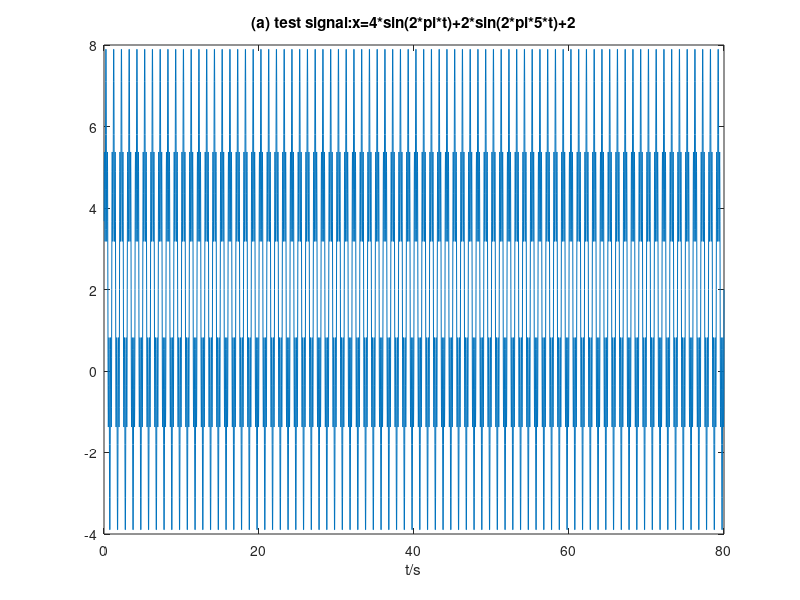
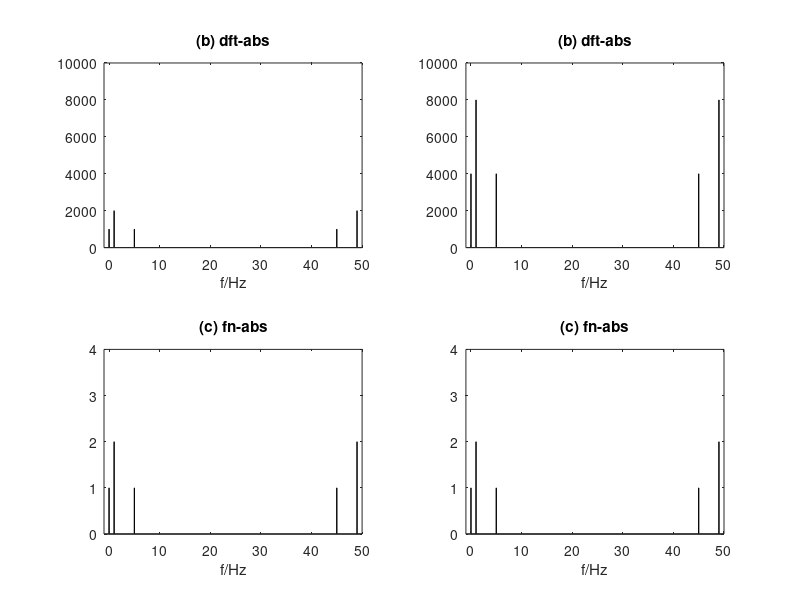
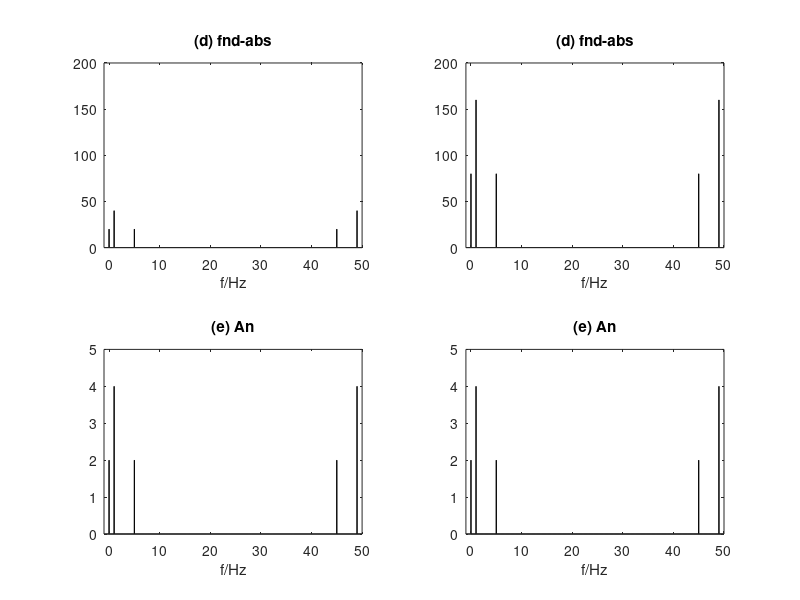
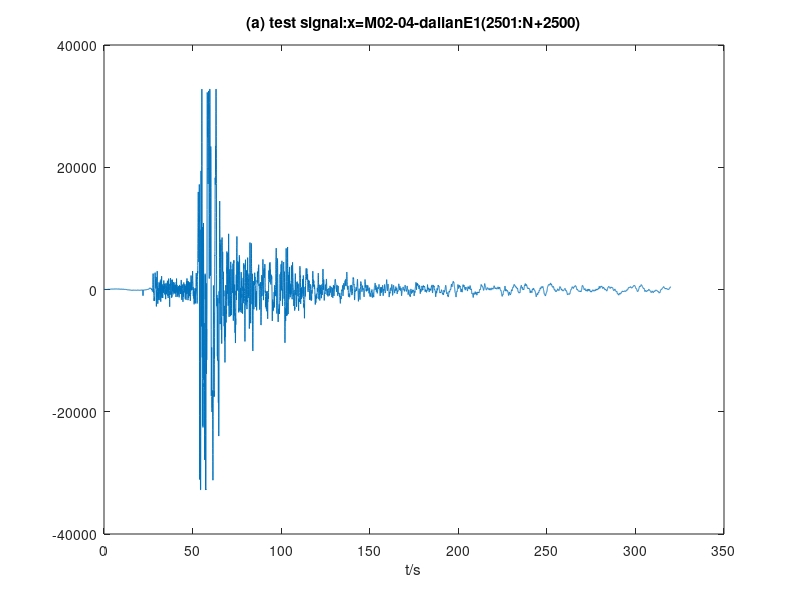

The MATLAB script that drew these images, in order:
%M02_06_fft_abs.m计算时间序列的DFT绝对值、
%按时间窗归一化的傅里叶谱振幅绝对值、
%傅里叶振幅谱密度绝对值
%傅里叶谱的真振幅
%第一类信号：持续的周期信号
%x(t)=3*sin(2*pi*t)+1.5*sin(2*pi*5*t)+2
%dt=0.01s,N=1024,t=dt*(1:N)
clearvars
dt=0.02;
N=1000;
t=dt*(1:N);
df=1/(N*dt);
f=df*(1:N)-df;
x=4*sin(2*pi*t)+2*sin(2*pi*5*t)+2;
y=fft(x);
dftAbs=abs(y);
dftAbs(1)=dftAbs(1)/2;
fnAbs=abs(y/N);
fnAbs(1)=fnAbs(1)/2;
fndAbs=abs(dt*y);
fndAbs(1)=fndAbs(1)/2;
an=2*abs(y)/N;
an(1)=an(1)/2;
N1=4000;
t1=dt*(1:N1);
df1=1/(N1*dt);
f1=df1*(1:N1)-df1;
x1=4*sin(2*pi*t1)+2*sin(2*pi*5*t1)+2;
%--------------------------------------------------------------------------
figure
plot(t1(1:N1),x1(1:N1))
xlabel('t/s')
title('(a) test signal:x=4*sin(2*pi*t)+2*sin(2*pi*5*t)+2')
%--------------------------------------------------------------------------
figure
y1=fft(x1);
dft_abs1=abs(y1);
dft_abs1(1)=dft_abs1(1)/2;
subplot(221)
bar(f(1:N),dftAbs(1:N),0.2)
axis([-1 df*N 0 10000])
title('(b) dft-abs')
xlabel('f/Hz')
%------------------------------------
subplot(222)
bar(f1(1:N1),dft_abs1(1:N1),0.2)
axis([-1 df1*N1 0 10000])
title('(b) dft-abs')
xlabel('f/Hz')
%-------------------------------------
fn_abs1=abs(y1/N1);
fn_abs1(1)=fn_abs1(1)/2;
subplot(223)
bar(f(1:N),fnAbs(1:N),0.2)
axis([-1 df*N 0 4])
title('(c) fn-abs')
xlabel('f/Hz')
subplot(224)
bar(f1(1:N1),fn_abs1(1:N1),0.2)
axis([-1 df1*N1 0 4])
title('(c) fn-abs')
xlabel('f/Hz')
%--------------------------------------------------------------------------
figure
fnd_abs1=abs(dt*y1);
fnd_abs1(1)=fnd_abs1(1)/2;
subplot(221)
bar(f(1:N),fndAbs(1:N),0.2)
axis([-1 df*N 0 200])
title('(d) fnd-abs')
xlabel('f/Hz')
subplot(222)
bar(f1(1:N1),fnd_abs1(1:N1),0.2)
axis([-1 df1*N1 0 200])
title('(d) fnd-abs')
xlabel('f/Hz')
an1=2*abs(y1)/N1;
an1(1)=an1(1)/2;
subplot(223)
bar(f(1:N),an(1:N),0.2)
axis([-1 df*N 0 5])
title('(e) An')
xlabel('f/Hz')
subplot(224)
bar(f1(1:N1),an1(1:N1),0.2)
axis([-1 df1*N1 0 5])
title('(e) An')
xlabel('f/Hz')
%--------------------------------------------------------------------------
%使用地震记录波形
N1=16000;
N=8000;
load M02_04_dalianE1.txt; % 读入一道波形数据
x1(1:N1)=M02_04_dalianE1(2501:N1+2500);
x(1:N)=M02_04_dalianE1(2501:N+2500);
dt=0.02;
t=dt*(1:N);
df=1/(N*dt);
f=df*(1:N)-df;
y=fft(x);
dftAbs=abs(y);
dftAbs(1)=dftAbs(1)/2;
fnAbs=abs(y/N);
fnAbs(1)=fnAbs(1)/2;
fndAbs=abs(dt*y);
fndAbs(1)=fndAbs(1)/2;
an=2*abs(y)/N;
an(1)=an(1)/2;
t1=dt*(1:N1);
df1=1/(N1*dt);
f1=df1*(1:N1)-df1;
%--------------------------------------------------------------------------
figure
plot(t1(1:N1),x1(1:N1))
xlabel('t/s')
title('(a) test signal:x=M02-04-dalianE1(2501:N+2500)')
%--------------------------------------------------------------------------
figure
y1=fft(x1);
dft_abs1=abs(y1);
dft_abs1(1)=dft_abs1(1)/2;
subplot(221)
bar(f(1:N),dftAbs(1:N),0.2)
%axis([-1 df*N 0 5000])
axis([-1 df*N 0 8000000])
title('(b) dft-abs')
xlabel('f/Hz')
%------------------------------------
subplot(222)
bar(f1(1:N1),dft_abs1(1:N1),0.2)
axis([-1 df1*N1 0 8000000])
title('(b) dft-abs')
xlabel('f/Hz')
%-------------------------------------
fn_abs1=abs(y1/N1);
fn_abs1(1)=fn_abs1(1)/2;
subplot(223)
bar(f(1:N),fnAbs(1:N),0.2)
axis([-1 df*N 0 1200])
title('(c) fn-abs')
xlabel('f/Hz')
subplot(224)
bar(f1(1:N1),fn_abs1(1:N1),0.2)
axis([-1 df1*N1 0 1200])
title('(c) fn-abs')
xlabel('f/Hz')
%--------------------------------------------------------------------------
figure
fnd_abs1=abs(dt*y1);
fnd_abs1(1)=fnd_abs1(1)/2;
subplot(221)
bar(f(1:N),fndAbs(1:N),0.2)
axis([-1 df*N 0 200000])
title('(d) fnd-abs')
xlabel('f/Hz')
subplot(222)
bar(f1(1:N1),fnd_abs1(1:N1),0.2)
axis([-1 df1*N1 0 200000])
title('(d) fnd-abs')
xlabel('f/Hz')
an1=2*abs(y1)/N1;
an1(1)=an1(1)/2;
subplot(223)
bar(f(1:N),an(1:N),0.2)
axis([-1 df*N 0 1500])
title('(e) An')
xlabel('f/Hz')
subplot(224)
bar(f1(1:N1),an1(1:N1),0.2)
axis([-1 df1*N1 0 1500])
title('(e) An')
xlabel('f/Hz')
